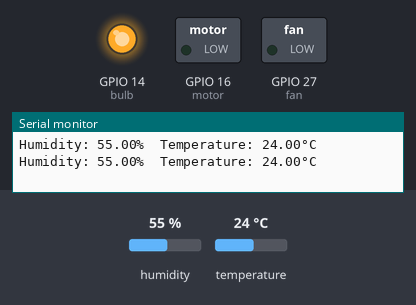
Recording of a sketch running on a simulated ESP32. Parts: switched loads named in the sketch (green lamp = pin HIGH), output pins drawn as LEDs (lit = HIGH), the last lines printed to the serial monitor. The inputs (shaded band) are chosen by the test bench; at power-on: humidity 55 %, temperature 24 °C.

Above: at 2.8 s.
2.9 s: humidity set to 58 %
At 6.6 s:
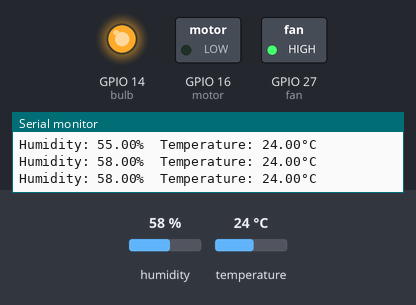
7.5 s: temperature set to 39.2 °C
11.2 s: temperature set to 40.8 °C
At 14.7 s:
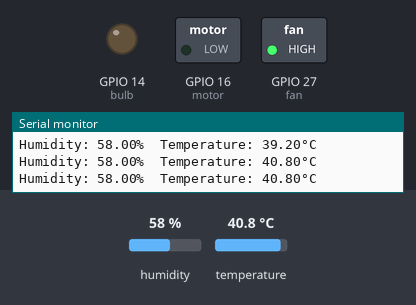
15.5 s: humidity set to 50 %
19.2 s: humidity set to 47 %
At 22.8 s:
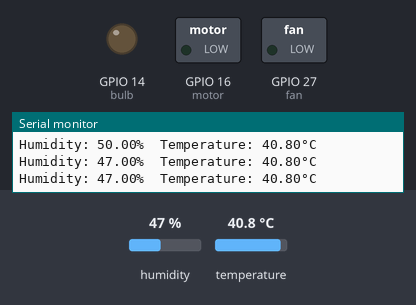
23.5 s: humidity set to 68 %
At 27.5 s:
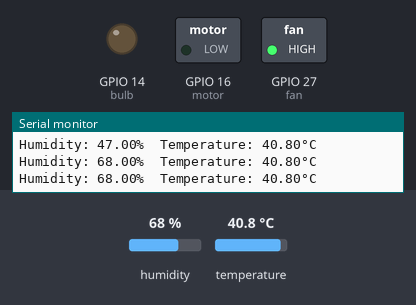
Timing chart, 0 to 28.5 s (numbered marks = the images above; inputs shaded):
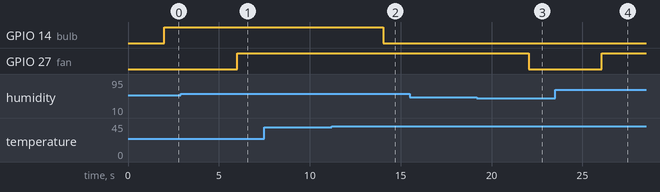

The sketch:

relay_and_sensor_reading.ino
```cpp
#include "DHT.h"
#define DHTPIN 17     // Digital pin connected to the DHT sensor
#define DHTTYPE DHT22   // DHT 22  (AM2302), AM2321

// Connect pin 1 (on the left) of the sensor to +5V
// Connect pin 18 of the sensor to whatever your DHTPIN is
// Connect pin 4 (on the right) of the sensor to GROUND
// Initialize DHT sensor.
DHT dht(DHTPIN, DHTTYPE);
float h;
float t;

const int motor = 16;
const int fan = 27;
const int bulb = 14;

void setup() {
 pinMode(bulb, OUTPUT);
 pinMode(fan, OUTPUT);
 pinMode(motor, OUTPUT);

 Serial.begin(115200);
  dht.begin();
}

void loop() {
  // Wait a few seconds between measurements.
  getreadings();
  delay(2000);
  if (t>40)
  {
    bulb_off();
  }
  if (t<36)
  {
    bulb_on();
  }
  if (h>56)
  {
    fan_on();
  }
  if (h<49)
  {
    fan_off();
  }


 turningegg();
}
void getreadings(){
   // Reading temperature or humidity takes about 250 milliseconds!
  // Sensor readings may also be up to 2 seconds 'old' (its a very slow sensor)
   h = dht.readHumidity();
  // Read temperature as Celsius (the default)
   t = dht.readTemperature();

  // Check if any reads failed and exit early (to try again).
  if (isnan(h) || isnan(t)) {
    Serial.println(F("Failed to read from DHT sensor!"));
    return;
  }

  Serial.print(F("Humidity: "));
  Serial.print(h);
  Serial.print(F("%  Temperature: "));
  Serial.print(t);
  Serial.println(F("°C "));

  }

  void bulb_on(){
  digitalWrite(bulb, HIGH);
  }
   void bulb_off(){
  digitalWrite(bulb, LOW);
  }

void fan_on(){
  digitalWrite(fan, HIGH);
  }
 void fan_off(){
  digitalWrite(fan, LOW);
  }

void turningegg(){
//  digitalWrite(motor, HIGH);
//  delay(19000000);
//  digitalWrite(motor, LOW);
//  delay(60000000);
  }
```

Measured:
- the behaviour switches between 56 and 57 % on humidity (found by bisection; images 0 and 1)
- the behaviour switches between 40 and 40.1 °C on temperature (found by bisection; images 1 and 2)
- the behaviour switches between 49 and 48 % on humidity (found by bisection; images 2 and 3)
- after the input at 2.9 s, GPIO 27 (fan): LOW → HIGH after 3.1 s
- after the input at 11.2 s, GPIO 14 (bulb): HIGH → LOW after 2.8 s
- after the input at 19.2 s, GPIO 27 (fan): HIGH → LOW after 2.9 s
- after the input at 23.5 s, GPIO 27 (fan): LOW → HIGH after 2.6 s
